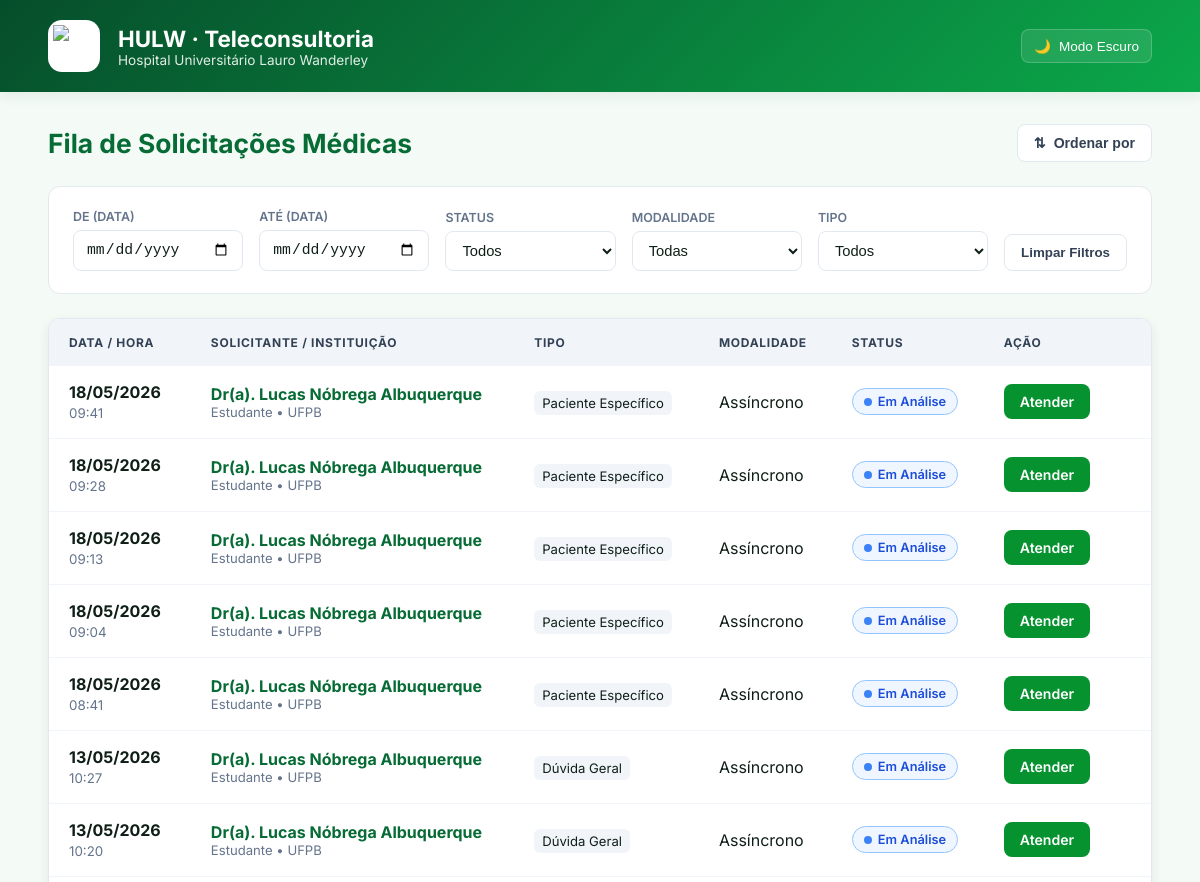
The page /fila/ (upper part) on the database as committed earlier.
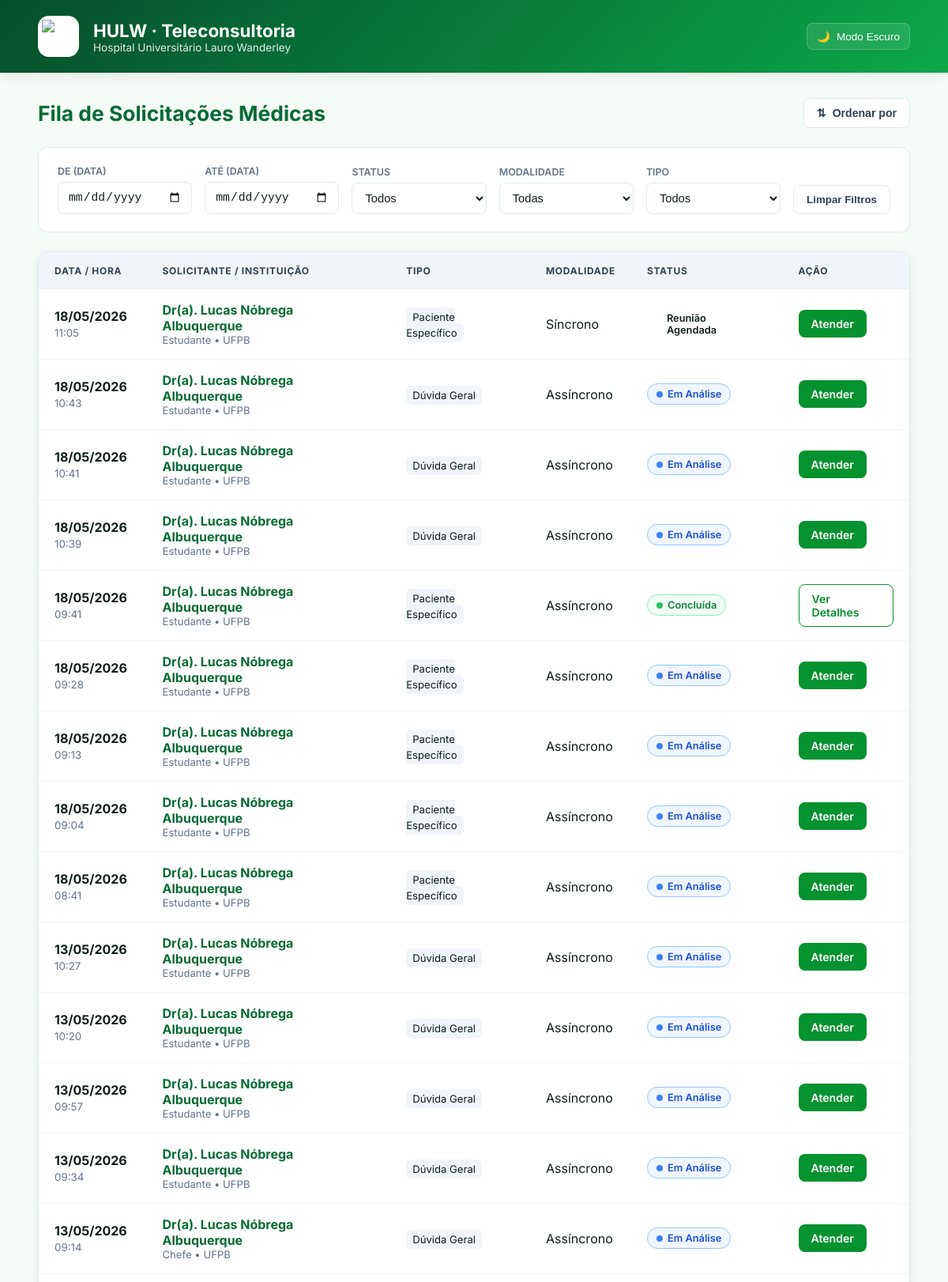
The same page on the database as committed later.
### teleconsultoria/models.py (models this page shows, shortened)
class Solicitacao(models.Model):
    profissional = models.ForeignKey(Profissional, on_delete=models.CASCADE, related_name='solicitacoes')
    medica_designada = models.ForeignKey(Medica, on_delete=models.SET_NULL, null=True, blank=True, related_name='atendimentos')
    status = models.CharField(max_length=20, choices=StatusSolicitacao.choices, default=StatusSolicitacao.PENDENTE)
    tipo_atendimento = models.CharField(max_length=20, choices=TipoAtendimento.choices)
    data_sol = models.DateTimeField(auto_now_add=True)
    data_marcada = models.DateField(null=True, blank=True)
    horario_marcado = models.TimeField(null=True, blank=True)
    duracao_estimada = models.PositiveIntegerField(null=True, blank=True, help_text="Duração em minutos")
    link_teams = models.URLField(max_length=500, null=True, blank=True)
    resumo_sincrono = models.TextField(null=True, blank=True)
    justificativa_cancelamento = models.TextField(null=True, blank=True)
    data_limite = models.DateField(null=True, blank=True)
    horario_limite = models.TimeField(null=True, blank=True)
    idade_pac = models.IntegerField(null=True, blank=True)
    sexo_pac = models.CharField(max_length=2, choices=Sexo.choices, null=True, blank=True)
    sexo_biologico_pac = models.CharField(max_length=1, choices=[('M', 'Masculino'), ('F', 'Feminino')], null=True, blank=True)
    queixas = models.TextField(null=True, blank=True)
    historico_med = models.TextField(blank=True, null=True)
    diagnostico_princ = models.TextField(blank=True, null=True)
    diagnostico_sec = models.TextField(blank=True, null=True)
    medicamentos = models.TextField(blank=True, null=True)
    exames_recentes = models.TextField(blank=True, null=True)
    duvida_clinica = models.TextField()
    token_acesso = models.UUIDField(default=uuid.uuid4, editable=False)
    class Meta:
        verbose_name = "Solicitação"
        verbose_name_plural = "Solicitações"

class Profissional(models.Model):
    user = models.OneToOneField(User, on_delete=models.CASCADE, null=True, blank=True)
    cpf = models.CharField(max_length=11, unique=True)
    nome_completo = models.CharField(max_length=255)
    email = models.EmailField()
    telefone = models.CharField(max_length=15, help_text="WhatsApp com DDD", blank=True, null=True)
    crm = models.CharField(max_length=20, blank=True, null=True)
    cargo = models.CharField(max_length=100)
    instituicao = models.CharField(max_length=100)

### teleconsultoria/views.py (the view)
# urls.py: path('fila/', views.fila_medica, name='fila_medica'),
def fila_medica(request):
    solicitacoes = Solicitacao.objects.all().order_by('-data_sol')
    return render(request, 'fila_medica.html', {'solicitacoes': solicitacoes})

### teleconsultoria/templates/fila_medica.html (shortened to what the changed rows need)
<!DOCTYPE html>
<html lang="pt-br">
<head>
</head>
<body>
    {% load static %}
    <header class="header">
        <div class="header-left">
            <div>
                <h1>HULW · Teleconsultoria</h1>
            </div>
        </div>
    </header>
    <main class="container">
        <div class="page-title">
            <div style="display: flex; align-items: center; gap: 15px;">
                <h2>Fila de Solicitações Médicas</h2>
            </div>
        </div>
        <div class="table-wrapper">
            <table id="tabelaFila">
                <thead>
                    <tr>
                        <th>Data / Hora</th>
                        <th>Solicitante / Instituição</th>
                        <th>Tipo</th>
                        <th>Modalidade</th>
                        <th>Status</th>
                        <th>Ação</th>
                    </tr>
                </thead>
                <tbody id="tableBody">
                    {% for sol in solicitacoes %}
                    <tr class="linha-solicitacao"
                        data-data="{{ sol.data_sol|date:'Y-m-d H:i' }}"
                        data-status="{{ sol.status }}"
                        data-modalidade="{{ sol.tipo_atendimento }}"
                        data-tipo="{% if sol.idade_pac > 0 %}Paciente Específico{% else %}Dúvida Geral{% endif %}">
                        <td class="date-cell">
                            <strong>{{ sol.data_sol|date:"d/m/Y" }}</strong>
                            <small>{{ sol.data_sol|date:"H:i" }}</small>
                        </td>
                        <td>
                            <span class="sol-nome">
                                Dr(a). {{ sol.profissional.nome_completo|default:"Não informado" }}
                            </span>
                            <span class="inst-info">
                                {{ sol.profissional.cargo|default:"Médico(a)" }} • {{ sol.profissional.instituicao|default:"Instituição não informada" }}
                            </span>
                        </td>
                        <td>
                            <span style="font-size: 0.82rem; background: var(--gray-100); padding: 4px 8px; border-radius: 6px;">
                                {% if sol.idade_pac > 0 %}Paciente Específico{% else %}Dúvida Geral{% endif %}
                            </span>
                        </td>
                        <td>{{ sol.get_tipo_atendimento_display }}</td>
                        <td>
                            <span class="status-pill status-{{ sol.status }}">
                                {{ sol.get_status_display }}
                            </span>
                        </td>
                        <td>
                            <a href="{% url 'detalhe_caso' sol.id %}" class="btn {% if sol.status == 'CONCLUIDA' %}btn-concluido{% endif %}">
                                {% if sol.status == 'CONCLUIDA' %}Ver Detalhes{% else %}Atender{% endif %}
                            </a>
                        </td>
                    </tr>
                    {% empty %}
                    <tr>
                        <td colspan="6" style="text-align:center; padding: 40px; color: var(--gray-500);">Nenhuma solicitação encontrada.</td>
                    </tr>
                    {% endfor %}
                </tbody>
            </table>
        </div>
    </main>
</body>
</html>

Rows that differ between the two databases and show on the page:
added Solicitacao: data_sol "18/05/2026", data_sol "11:05", profissional.nome_completo "Lucas Nóbrega Albuquerque", profissional.cargo "Estudante", profissional.instituicao "UFPB", idade_pac "Paciente Específico", tipo_atendimento "Síncrono", status "Reunião Agendada", shows "Atender"
added Solicitacao: data_sol "18/05/2026", data_sol "10:43", profissional.nome_completo "Lucas Nóbrega Albuquerque", profissional.cargo "Estudante", profissional.instituicao "UFPB", idade_pac "Dúvida Geral", tipo_atendimento "Assíncrono", status "Em Análise", shows "Atender"
added Solicitacao: data_sol "18/05/2026", data_sol "10:41", profissional.nome_completo "Lucas Nóbrega Albuquerque", profissional.cargo "Estudante", profissional.instituicao "UFPB", idade_pac "Dúvida Geral", tipo_atendimento "Assíncrono", status "Em Análise", shows "Atender"
added Solicitacao: data_sol "18/05/2026", data_sol "10:39", profissional.nome_completo "Lucas Nóbrega Albuquerque", profissional.cargo "Estudante", profissional.instituicao "UFPB", idade_pac "Dúvida Geral", tipo_atendimento "Assíncrono", status "Em Análise", shows "Atender"
changed Solicitacao: status "Em Análise" → "Concluída"; status "Atender" → "Ver Detalhes"
now on this page (row unchanged): Solicitacao: data_sol "13/05/2026", data_sol "09:57", profissional.nome_completo "Lucas Nóbrega Albuquerque", profissional.cargo "Estudante", profissional.instituicao "UFPB", idade_pac "Dúvida Geral", tipo_atendimento "Assíncrono", status "Em Análise", shows "Atender"
now on this page (row unchanged): Solicitacao: data_sol "13/05/2026", data_sol "09:34", profissional.nome_completo "Lucas Nóbrega Albuquerque", profissional.cargo "Estudante", profissional.instituicao "UFPB", idade_pac "Dúvida Geral", tipo_atendimento "Assíncrono", status "Em Análise", shows "Atender"
now on this page (row unchanged): Solicitacao: data_sol "13/05/2026", data_sol "09:14", profissional.nome_completo "Lucas Nóbrega Albuquerque", profissional.cargo "Chefe", profissional.instituicao "UFPB", idade_pac "Dúvida Geral", tipo_atendimento "Assíncrono", status "Em Análise", shows "Atender"
